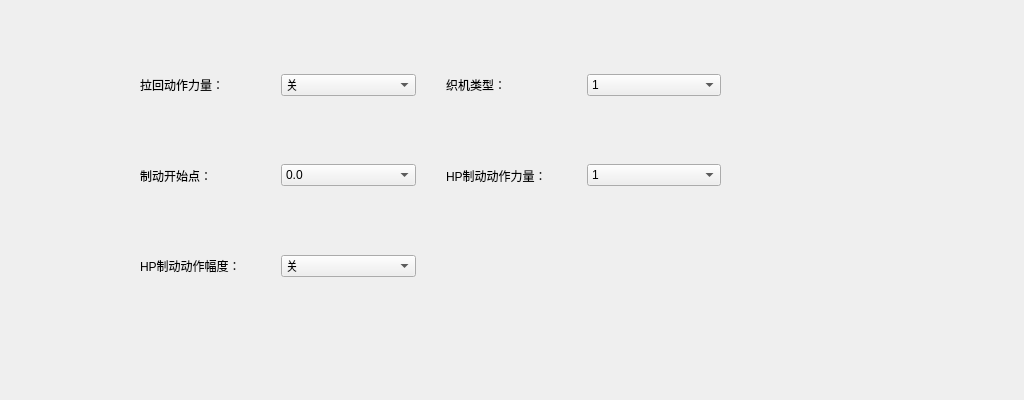
<?xml version="1.0" encoding="UTF-8"?>
<ui version="4.0">
 <class>cwq04</class>
 <widget class="QDialog" name="cwq04">
  <property name="geometry">
   <rect>
    <x>0</x>
    <y>0</y>
    <width>1024</width>
    <height>400</height>
   </rect>
  </property>
  <property name="windowTitle">
   <string>Dialog</string>
  </property>
  <widget class="QWidget" name="widget" native="true">
   <property name="geometry">
    <rect>
     <x>140</x>
     <y>50</y>
     <width>581</width>
     <height>251</height>
    </rect>
   </property>
   <layout class="QGridLayout" name="gridLayout">
    <property name="leftMargin">
     <number>0</number>
    </property>
    <property name="topMargin">
     <number>0</number>
    </property>
    <property name="rightMargin">
     <number>0</number>
    </property>
    <property name="bottomMargin">
     <number>0</number>
    </property>
    <property name="horizontalSpacing">
     <number>30</number>
    </property>
    <property name="verticalSpacing">
     <number>20</number>
    </property>
    <item row="0" column="0">
     <widget class="QWidget" name="widget_3" native="true">
      <layout class="QHBoxLayout" name="horizontalLayout" stretch="1,1">
       <property name="leftMargin">
        <number>0</number>
       </property>
       <property name="topMargin">
        <number>0</number>
       </property>
       <property name="rightMargin">
        <number>0</number>
       </property>
       <property name="bottomMargin">
        <number>0</number>
       </property>
       <item>
        <widget class="QLabel" name="label">
         <property name="text">
          <string>拉回动作力量：</string>
         </property>
        </widget>
       </item>
       <item>
        <widget class="QComboBox" name="comboBox">
         <item>
          <property name="text">
           <string>关</string>
          </property>
         </item>
         <item>
          <property name="text">
           <string>开</string>
          </property>
         </item>
        </widget>
       </item>
      </layout>
     </widget>
    </item>
    <item row="0" column="1">
     <widget class="QWidget" name="widget_4" native="true">
      <layout class="QHBoxLayout" name="horizontalLayout_2" stretch="1,1">
       <property name="leftMargin">
        <number>0</number>
       </property>
       <property name="topMargin">
        <number>0</number>
       </property>
       <property name="rightMargin">
        <number>0</number>
       </property>
       <property name="bottomMargin">
        <number>0</number>
       </property>
       <item>
        <widget class="QLabel" name="label_2">
         <property name="text">
          <string>织机类型：</string>
         </property>
        </widget>
       </item>
       <item>
        <widget class="QComboBox" name="comboBox_2">
         <item>
          <property name="text">
           <string>1</string>
          </property>
         </item>
         <item>
          <property name="text">
           <string>2</string>
          </property>
         </item>
        </widget>
       </item>
      </layout>
     </widget>
    </item>
    <item row="1" column="0">
     <widget class="QWidget" name="widget_5" native="true">
      <layout class="QHBoxLayout" name="horizontalLayout_3" stretch="1,1">
       <property name="leftMargin">
        <number>0</number>
       </property>
       <property name="topMargin">
        <number>0</number>
       </property>
       <property name="rightMargin">
        <number>0</number>
       </property>
       <property name="bottomMargin">
        <number>0</number>
       </property>
       <item>
        <widget class="QLabel" name="label_3">
         <property name="text">
          <string>制动开始点：      </string>
         </property>
        </widget>
       </item>
       <item>
        <widget class="QComboBox" name="comboBox_3">
         <item>
          <property name="text">
           <string>0.0</string>
          </property>
         </item>
         <item>
          <property name="text">
           <string>1.0</string>
          </property>
         </item>
        </widget>
       </item>
      </layout>
     </widget>
    </item>
    <item row="1" column="1">
     <widget class="QWidget" name="widget_6" native="true">
      <layout class="QHBoxLayout" name="horizontalLayout_4" stretch="1,1">
       <property name="leftMargin">
        <number>0</number>
       </property>
       <property name="topMargin">
        <number>0</number>
       </property>
       <property name="rightMargin">
        <number>0</number>
       </property>
       <property name="bottomMargin">
        <number>0</number>
       </property>
       <item>
        <widget class="QLabel" name="label_4">
         <property name="text">
          <string>HP制动动作力量：</string>
         </property>
        </widget>
       </item>
       <item>
        <widget class="QComboBox" name="comboBox_4">
         <item>
          <property name="text">
           <string>1</string>
          </property>
         </item>
         <item>
          <property name="text">
           <string>2</string>
          </property>
         </item>
        </widget>
       </item>
      </layout>
     </widget>
    </item>
    <item row="2" column="0">
     <widget class="QWidget" name="widget_7" native="true">
      <layout class="QHBoxLayout" name="horizontalLayout_5" stretch="1,1">
       <property name="leftMargin">
        <number>0</number>
       </property>
       <property name="topMargin">
        <number>0</number>
       </property>
       <property name="rightMargin">
        <number>0</number>
       </property>
       <property name="bottomMargin">
        <number>0</number>
       </property>
       <item>
        <widget class="QLabel" name="label_5">
         <property name="text">
          <string>HP制动动作幅度：</string>
         </property>
        </widget>
       </item>
       <item>
        <widget class="QComboBox" name="comboBox_5">
         <item>
          <property name="text">
           <string>关</string>
          </property>
         </item>
         <item>
          <property name="text">
           <string>开</string>
          </property>
         </item>
        </widget>
       </item>
      </layout>
     </widget>
    </item>
   </layout>
  </widget>
 </widget>
 <resources/>
 <connections/>
</ui>
